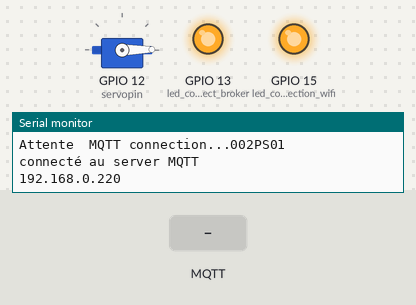
A program run on a simulated ESP8266 (NodeMCU). Parts: servo, output pins drawn as LEDs (lit = HIGH), the last lines printed to the serial monitor. The inputs (shaded band) are chosen by the test bench. WiFi joins after 1.5 s; servers stay silent unless stated; no MQTT or app messages arrive unless stated.

Above: at 11.2 s.
11.3 s: MQTT message "1" arrives on the first subscribed topic
At 12.12 s:
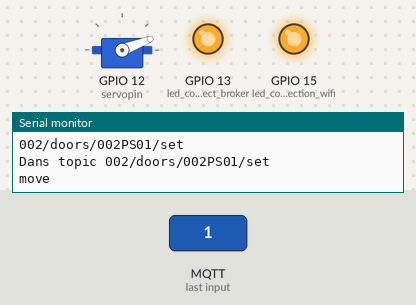
At 19.1 s:
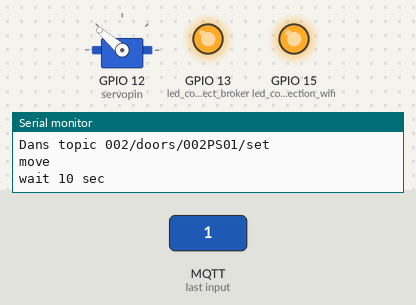
Timing chart, 0 to 29.5 s (numbered marks = the images above; inputs shaded):
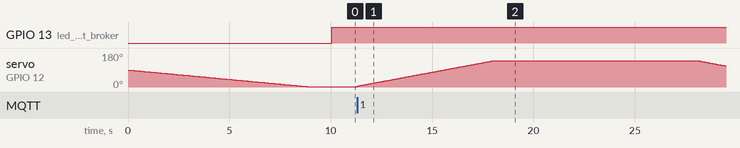

The program:

main.cpp
```cpp
#include <Arduino.h>
#include <string>
#include <ESP8266WiFi.h>
#include <PubSubClient.h>
#include <ArduinoOTA.h>
#include <settings.h>
#include <Servo.h>

WiFiClient porte;
PubSubClient MQTTclient(porte);
Servo PorteSocial;
// #define START_DEGREE_VALUE 0 // The degree value written to the servo at time of attach.

void onConnected(const WiFiEventStationModeConnected &event);
void onGotIP(const WiFiEventStationModeGotIP &event);
void callback(char *topic, byte *payload, unsigned int length);

void MQTTreceive();
void MQTTconnect();
void moving();
void initmoving();

bool need_to_send_ack = false;

const int led_connect_broker = 13;  // d7
const int led_connection_wifi = 15; // d8
const int servopin = 12;            // D6
int angle = 0;

void setup()
{

    Serial.begin(9600);
    Serial.println("hello");
    // nom de l'objet OTA
    ArduinoOTA.setHostname(HostnameOTA.c_str());
    ArduinoOTA.setPassword(PasswordOTA.c_str());
    WiFi.mode(WIFI_STA);
    WiFi.softAP("porte social");
    // config ip fixe
    WiFi.config(ip_device, gateway, subnet);
    WiFi.hostname(Hostname_wifi.c_str());
    WiFi.begin(SSID, pass);

    // démarrage de la connection ; création d'un event pour la connection
    static WiFiEventHandler onConnectionHandler = WiFi.onStationModeConnected(onConnected);
    static WiFiEventHandler onGotIPHandler = WiFi.onStationModeGotIP(onGotIP);

    pinMode(led_connection_wifi, OUTPUT);
    pinMode(led_connect_broker, OUTPUT);
    MQTTclient.setServer(server, 1883);
    MQTTclient.setCallback(callback);
    MQTTclient.setKeepAlive(20);

    Serial.print(F("Attach servo at pin "));
    Serial.println(servopin);
    PorteSocial.attach(servopin);
    initmoving();
}

void loop()
{
    // connect serveur MQTT
    if (!MQTTclient.connected())
    {
        MQTTconnect();
    }

    if (MQTTclient.loop())
    {
    }
    else
    {
        Serial.println("Déconnecté");
    }

    // televersement à distance
    ArduinoOTA.handle();
}
void initmoving()
{
    Serial.println("move");

    // move from 180 to 0 degrees with a negative angle of 5
    for (angle = 90; angle >= 1; angle -= 1)
    {
        PorteSocial.write(angle);
        delay(100);
    }

    delay(1000);
    Serial.println("end move");
}

void moving()
{
    Serial.println("move");

    for (angle = 5; angle < 140; angle += 1)
    {
        PorteSocial.write(angle);
        delay(50);
    }
    Serial.println("wait 10 sec");

    delay(10000);

    // move from 180 to 0 degrees with a negative angle of 5
    for (angle = 140; angle >= 5; angle -= 1)
    {
        PorteSocial.write(angle);
        delay(50);
    }

    delay(1000);
    Serial.println("end move");
    if (!MQTTclient.connected())
    {
        Serial.println("client not connected");
        need_to_send_ack = true;
    }
    else
    {
        MQTTclient.publish("002/doors/002PS01/", "OK", true);
        need_to_send_ack = false;
        Serial.println("client connected");
    }
}

void onConnected(const WiFiEventStationModeConnected &event)
{
    if (WiFi.isConnected())
    {
        Serial.println("Wifi connecté");
        ArduinoOTA.begin();
        digitalWrite(led_connection_wifi, HIGH);
    }
    else
    {
        Serial.println("Not Connected");
    }
}

void onGotIP(const WiFiEventStationModeGotIP &event)
{
    Serial.println("Connection Ip : " + WiFi.localIP().toString());
    Serial.println("puissance du signal : ");
    Serial.println(WiFi.RSSI());
}

void MQTTreceive()
{
    MQTTclient.subscribe("002/doors/002PS01/set", 1);
    MQTTclient.publish("devices/connected/002PS01", "True", true);
    MQTTclient.publish("devices/list/002PS01", "002/doors/002PS01/", true);
}

void MQTTconnect()
{
    while (!MQTTclient.connected())
    {
        Serial.print("Attente  MQTT connection...");
        Serial.println(clientId.c_str());

        if (MQTTclient.connect(clientId.c_str(), "devices/connected/002PS01", 1, false, "Dirty"))
        {
            Serial.println("connecté au server MQTT");
            Serial.println(server.toString());
            digitalWrite(led_connect_broker, HIGH);

            if (need_to_send_ack)
            {
                Serial.println("SEND DOOR ACK");
                MQTTclient.publish("002/doors/002PS01/", "OK", true);
                need_to_send_ack = false;
            }
            MQTTreceive();
        }

        else
        { // si echec affichage erreur
            Serial.print("ECHEC, rc=");
            Serial.print(MQTTclient.state());
            Serial.println(" nouvelle tentative dans 5 secondes");
            digitalWrite(led_connect_broker, LOW);
            delay(5000);
        }
    }
}

void callback(char *topic, byte *payload, unsigned int length)
{

    payload[length] = '\0';
    String message((char *)payload);

    Serial.println(message);
    Serial.println(topic);

    if (strcmp(topic, "002/doors/002PS01/set") == 0)
    {
        Serial.println("Dans topic 002/doors/002PS01/set");
        if ((char)payload[0] == '1')
        {
            moving();
        }
    }
}
```

settings.h
```cpp
#include <Arduino.h>
#include <ESP8266WiFi.h>
#include <PubSubClient.h>
#include <ArduinoOTA.h>

// NDE fixe
IPAddress server(192,168,0,220);

const char * SSID ="maison";
const char * pass = "galileo@9493!";

// NDE fixe
IPAddress ip_device(192,168,0,115);

IPAddress gateway(192,168,0,1);
IPAddress subnet(255,255,255,0);
//IPAddress dns(192,168,0,1);
String Hostname_wifi = "002PS01";

String clientId = "002PS01";
String id_mqtt = "cage1_porte_social1";
String pass_mqtt = "steve";

// OTA
String HostnameOTA = "002PS01";
String PasswordOTA = "steve";
```

Measured:
- after the input at 11.3 s, servo on GPIO 12 (servopin): rises from 1° to 140° in 16.8 s, then falls to 112° in 1.4 s
